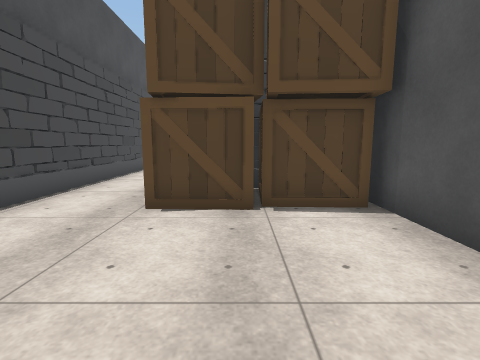
[1] (above)

13 first-person views from a walk through a 3-D level made in the Unity game engine. The camera is 1.3 m above the floor, tilts 8° down and sees 85° across. The floor is counted in squares, 1 m on a side. Each view is taken from the middle of a square. On the plan, view 1 faces up. The plan holds only what a view shows up to about 13 squares ahead; the rest is blank. The place goes on beyond the plan. The player is left out. Door leaves are left out, so doorways stand open. Some surface patterns are stand-ins.

[2]
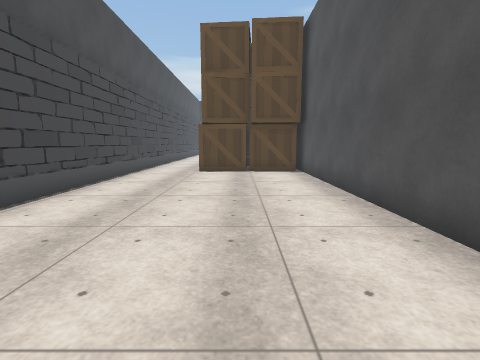

[3]
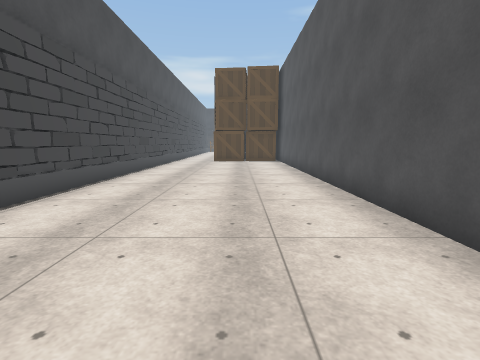

[4]
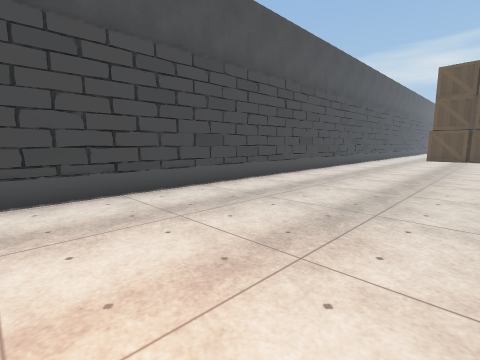

[5]
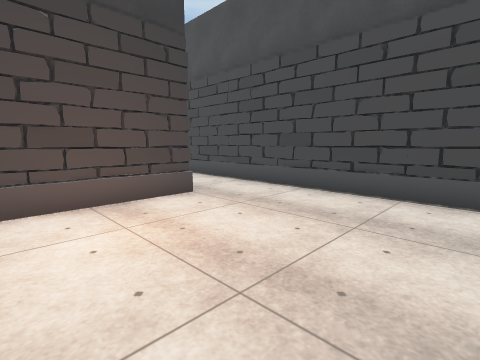

[6]
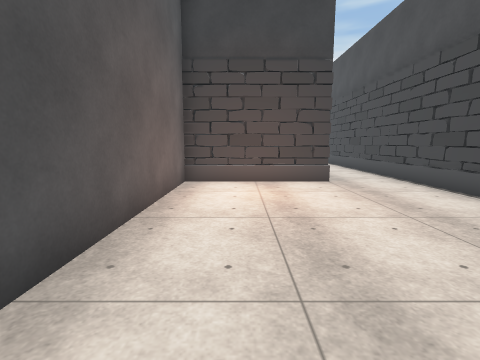

[7]
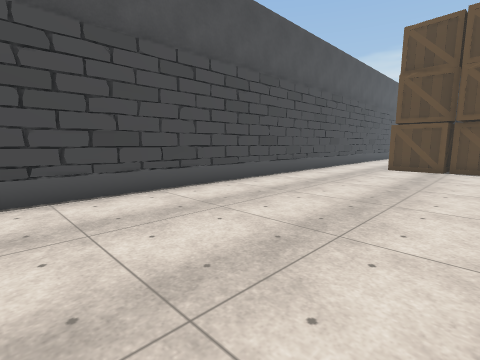

[8]
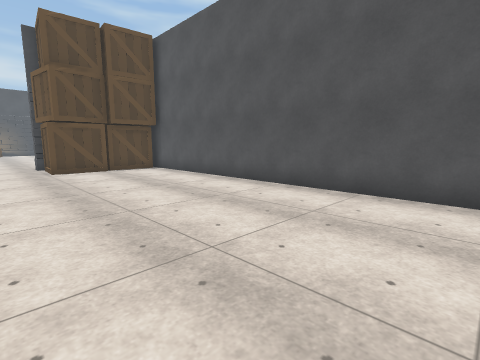

[9]
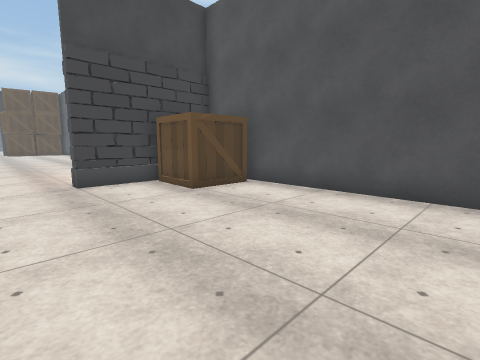

[10]
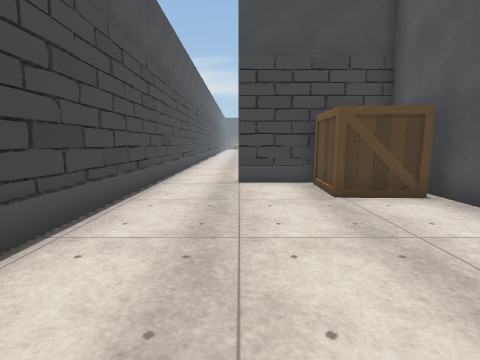

[11]
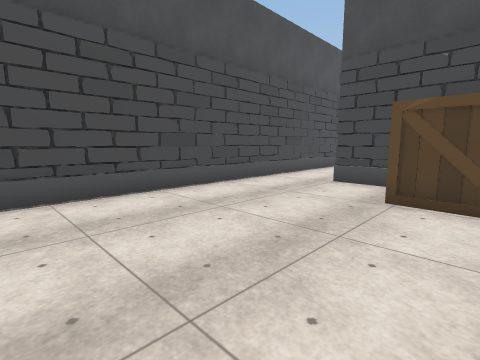

[12]
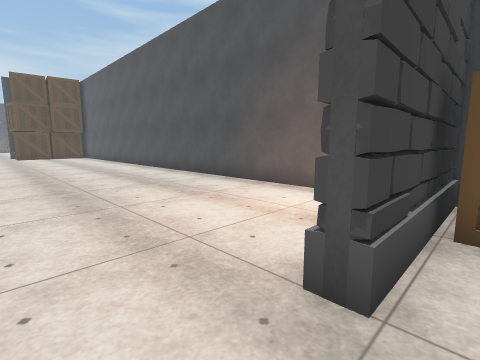

[13]
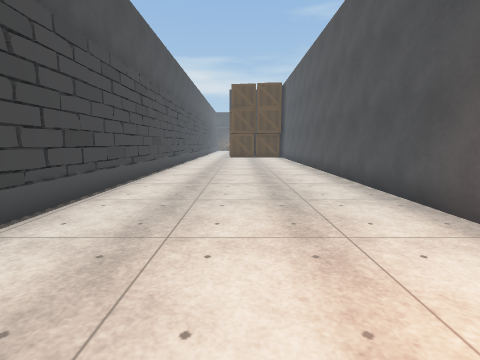

### Floor plan
Points are (right, up) in squares from view 1. A wall is a line through its corners. A room is listed if a view was taken in it or the views show most of it. See-through windows are left out.
Room 1 (views 1, 2, 3, 4, 5, 6, 7, 8, 13)
walls: (-2, 7.5) (-2, 8.1); (-2, -20.4) (-2, -19.9) (2.9, -19.9) (2.9, 6); (-4.9, 8.5) (-4.9, -20.4)
ways out: opening at (-3.5, -20) to room 2
objects: box (-2, 5) to (0, 7); box (1, 6) to (2, 7)
Room 2 (views 9, 10, 11, 12)
walls: (2.9, -28.9) (2.9, -22.2); (-4.9, -20.4) (-4.9, -28.9); (3, -20.4) (-2, -20.4)
ways out: opening at (-3.5, -20) to room 1
objects: box (1, -23) to (2, -21)

Positions as (right, up) in squares from view 1, and headings:
1: (0, 0), facing up
2: (0, -7), facing up
3: (0, -14), facing up
4: (2, -18), facing up-left
5: (2, -14), facing down-left
6: (1, -11), facing down
7: (2, -9), facing up-left
8: (-4, -8), facing up-right
9: (-4, -29), facing up-right
10: (-2, -29), facing up
11: (2, -29), facing up-left
12: (-4, -21), facing up-right
13: (-1, -19), facing up
